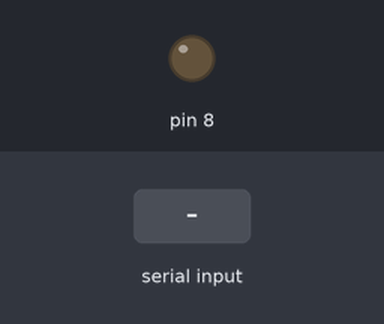
Simulated run of this sketch. Board: Arduino Uno, built with avr-gcc and run on an emulated ATmega328P. On the bench: output pins drawn as LEDs (lit = HIGH). Inputs (shaded band) come from the test bench.

Above: at 1.2 s.
1.3 s: "a" received over Serial
At 2.3 s:
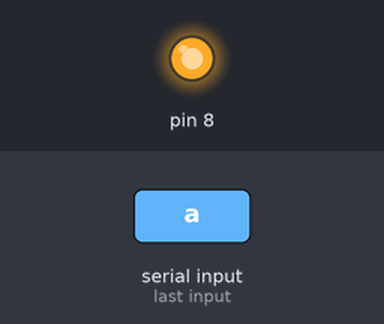
2.8 s: "b" received over Serial
At 3.4 s:
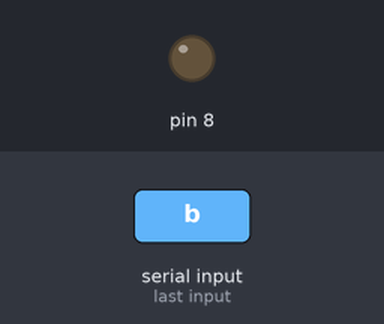
Timing chart, 0 to 5.8 s (numbered marks = the images above; inputs shaded):
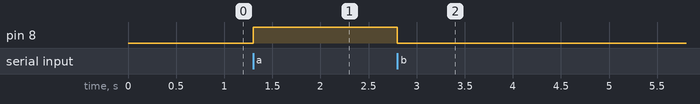

Measured:
- after the input at 1.3 s, pin 8: LOW → HIGH at once
- after the input at 2.8 s, pin 8: HIGH → LOW at once

The sketch:

Bluetooth.ino
```cpp
void setup() {
  Serial.begin(9600);
  pinMode(8,OUTPUT);
}

void loop() {
  if(Serial.available()>0)
  {
    char data = Serial.read();
    if (data == 'a')
    {
      digitalWrite(8,HIGH);
    }
    else if(data == 'b')
    {
      digitalWrite(8,LOW);
    }
  }
}
```
